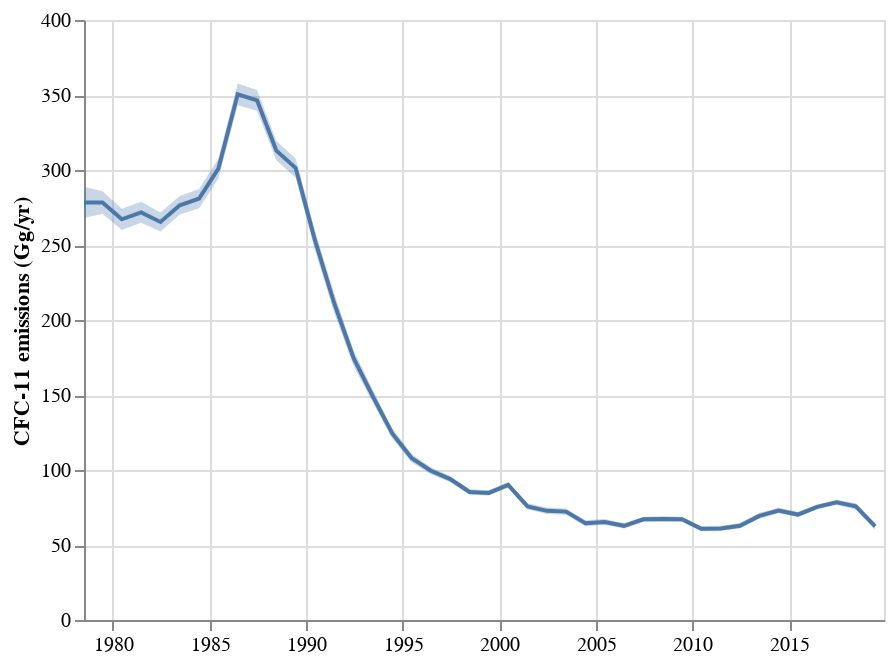

Notebook cell for this chart:
### Markdown cell above
Plot the results

### Code cell
plot_emissions(inv.outputs)

### Figure 1 — Vega-Lite specification as saved in the notebook (floating-point values rounded to 4 significant figures)
{"config": {"view": {"continuousWidth": 400, "continuousHeight": 300}}, "layer": [{"mark": {"type": "area", "opacity": 0.3}, "encoding": {"x": {"type": "temporal", "field": "Date", "scale": {"domain": ["1978-07-02T12:00:00", "2019-12-01T14:00:00.000002"]}}, "y": {"type": "quantitative", "field": "ymin", "title": ""}, "y2": {"field": "ymax"}}, "selection": {"selector005": {"type": "interval", "bind": "scales", "encodings": ["x", "y"]}}, "transform": [{"calculate": "datum.Emissions-datum.Emissions_uncertainty", "as": "ymin"}, {"calculate": "datum.Emissions+datum.Emissions_uncertainty", "as": "ymax"}]}, {"mark": "line", "encoding": {"tooltip": [{"type": "temporal", "field": "Date"}, {"type": "quantitative", "field": "Emissions"}], "x": {"type": "temporal", "field": "Date", "scale": {"domain": ["1978-07-02T12:00:00", "2019-12-01T14:00:00.000002"]}, "title": null}, "y": {"type": "quantitative", "field": "Emissions", "scale": {"domain": [0.0, 357.7]}, "title": "CFC-11 emissions (Gg/yr)"}}, "transform": [{"calculate": "datum.Emissions-datum.Emissions_uncertainty", "as": "ymin"}, {"calculate": "datum.Emissions+datum.Emissions_uncertainty", "as": "ymax"}]}], "data": {"name": "data-d7236e13d493297be8fdbceb524932c0"}, "$schema": "https://vega.github.io/schema/vega-lite/v4.8.1.json", "datasets": {"data-d7236e13d493297be8fdbceb524932c0": [{"Date": "1975-06-17T06:59:59.999962", "Emissions": 105.6, "Emissions_uncertainty": 16.38}, {"Date": "1976-06-16T17:59:59.999926", "Emissions": 136.9, "Emissions_uncertainty": 12.32}, {"Date": "1977-06-17T06:59:59.999897", "Emissions": 201.9, "Emissions_uncertainty": 14.44}, {"Date": "1978-06-17T06:59:59.999869", "Emissions": 278.4, "Emissions_uncertainty": 10.57}, {"Date": "1979-06-17T06:59:59.999847", "Emissions": 278.3, "Emissions_uncertainty": 7.528}, {"Date": "1980-06-16T17:59:59.999818", "Emissions": 267.1, "Emissions_uncertainty": 7.063}, {"Date": "1981-06-17T06:59:59.999782", "Emissions": 271.8, "Emissions_uncertainty": 6.993}, {"Date": "1982-06-17T06:59:59.999754", "Emissions": 265.4, "Emissions_uncertainty": 6.369}, {"Date": "1983-06-17T06:59:59.999732", "Emissions": 276.5, "Emissions_uncertainty": 6.116}, {"Date": "1984-06-16T17:59:59.999696", "Emissions": 281.0, "Emissions_uncertainty": 6.391}, {"Date": "1985-06-17T06:59:59.999668", "Emissions": 301.0, "Emissions_uncertainty": 6.62}, {"Date": "1986-06-17T06:59:59.999639", "Emissions": 350.5, "Emissions_uncertainty": 7.23}, {"Date": "1987-06-17T06:59:59.999618", "Emissions": 346.4, "Emissions_uncertainty": 6.942}, {"Date": "1988-06-16T17:59:59.999588", "Emissions": 312.9, "Emissions_uncertainty": 6.478}, {"Date": "1989-06-17T06:59:59.999553", "Emissions": 301.3, "Emissions_uncertainty": 6.441}, {"Date": "1990-06-17T06:59:59.999524", "Emissions": 253.0, "Emissions_uncertainty": 6.492}, {"Date": "1991-06-17T06:59:59.999503", "Emissions": 211.0, "Emissions_uncertainty": 6.3}, {"Date": "1992-06-16T17:59:59.999466", "Emissions": 174.6, "Emissions_uncertainty": 5.186}, {"Date": "1993-06-17T06:59:59.999438", "Emissions": 149.0, "Emissions_uncertainty": 4.251}, {"Date": "1994-06-17T06:59:59.999410", "Emissions": 124.4, "Emissions_uncertainty": 3.455}, {"Date": "1995-06-17T06:59:59.999388", "Emissions": 108.0, "Emissions_uncertainty": 2.774}, {"Date": "1996-06-16T17:59:59.999358", "Emissions": 99.52, "Emissions_uncertainty": 2.287}, {"Date": "1997-06-17T06:59:59.999324", "Emissions": 93.93, "Emissions_uncertainty": 2.117}, {"Date": "1998-06-17T06:59:59.999295", "Emissions": 85.39, "Emissions_uncertainty": 1.838}, {"Date": "1999-06-17T06:59:59.999273", "Emissions": 84.7, "Emissions_uncertainty": 1.777}, {"Date": "2000-06-16T17:59:59.999235", "Emissions": 90.08, "Emissions_uncertainty": 1.841}, {"Date": "2001-06-17T06:59:59.999209", "Emissions": 75.77, "Emissions_uncertainty": 1.976}, {"Date": "2002-06-17T06:59:59.999180", "Emissions": 72.78, "Emissions_uncertainty": 2.163}, {"Date": "2003-06-17T06:59:59.999159", "Emissions": 72.26, "Emissions_uncertainty": 2.133}, {"Date": "2004-06-16T17:59:59.999128", "Emissions": 64.54, "Emissions_uncertainty": 1.994}, {"Date": "2005-06-17T06:59:59.999094", "Emissions": 65.38, "Emissions_uncertainty": 1.905}, {"Date": "2006-06-17T06:59:59.999065", "Emissions": 62.78, "Emissions_uncertainty": 1.751}, {"Date": "2007-06-17T06:59:59.999044", "Emissions": 67.17, "Emissions_uncertainty": 1.686}, {"Date": "2008-06-16T17:59:59.999005", "Emissions": 67.38, "Emissions_uncertainty": 1.727}, {"Date": "2009-06-17T06:59:59.998979", "Emissions": 67.12, "Emissions_uncertainty": 1.709}, {"Date": "2010-06-17T06:59:59.998951", "Emissions": 60.82, "Emissions_uncertainty": 1.684}, {"Date": "2011-06-17T06:59:59.998929", "Emissions": 61.06, "Emissions_uncertainty": 1.787}, {"Date": "2012-06-16T17:59:59.998898", "Emissions": 62.82, "Emissions_uncertainty": 1.845}, {"Date": "2013-06-17T06:59:59.998865", "Emissions": 69.38, "Emissions_uncertainty": 1.901}, {"Date": "2014-06-17T06:59:59.998836", "Emissions": 72.99, "Emissions_uncertainty": 1.884}, {"Date": "2015-06-17T06:59:59.998814", "Emissions": 70.29, "Emissions_uncertainty": 1.814}, {"Date": "2016-06-16T17:59:59.998775", "Emissions": 75.4, "Emissions_uncertainty": 1.636}, {"Date": "2017-06-17T06:59:59.998750", "Emissions": 78.49, "Emissions_uncertainty": 1.685}, {"Date": "2018-06-17T06:59:59.998721", "Emissions": 75.74, "Emissions_uncertainty": 2.019}, {"Date": "2019-06-17T06:59:59.998700", "Emissions": 62.34, "Emissions_uncertainty": 2.171}]}}
